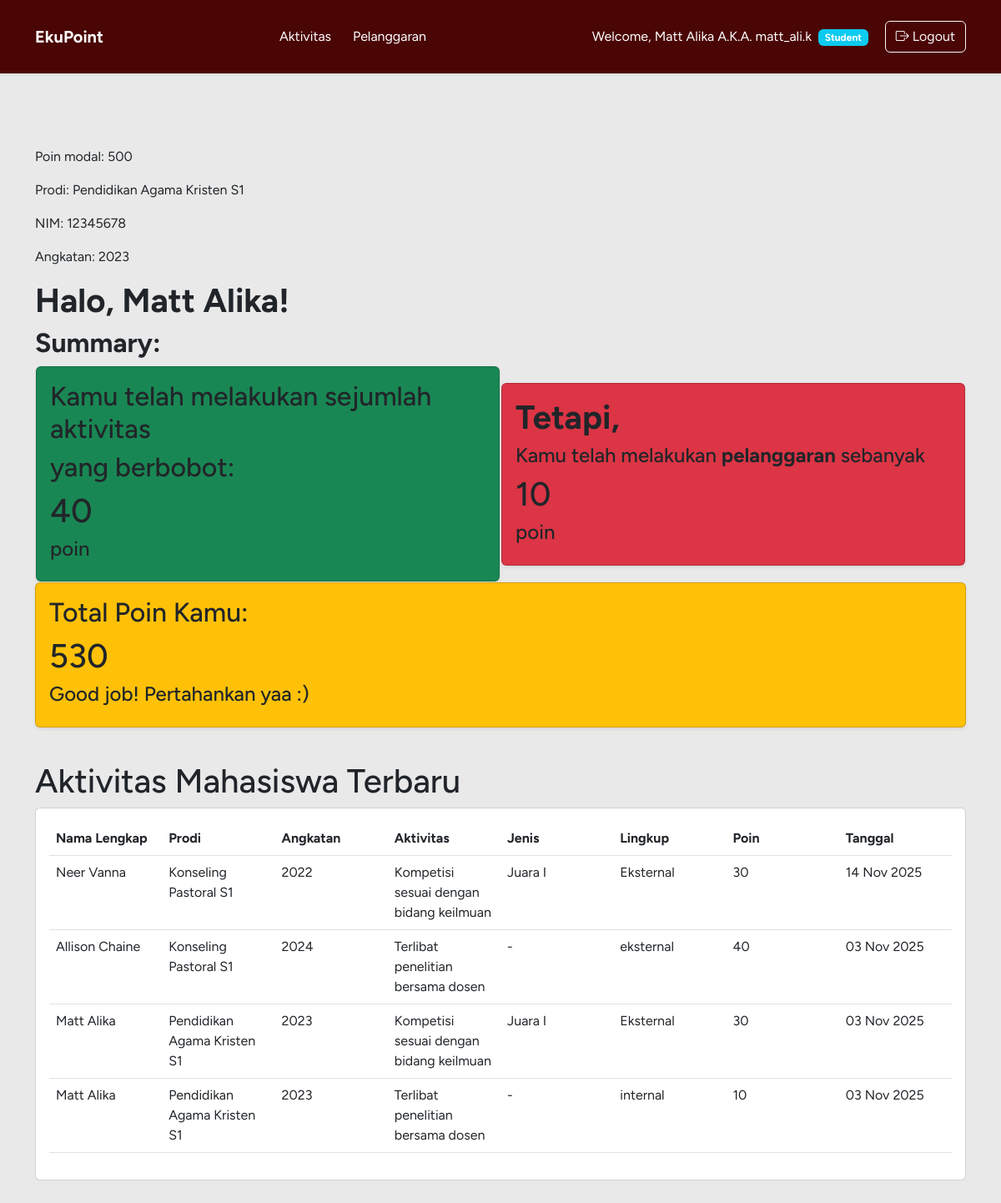
The app's page /dashboard/ (signed in) with its own data.
### contacts/models.py (models this page shows, shortened)
class User(AbstractUser):
    nim = models.CharField(max_length=10, blank=True, null=True)
    prodi = models.ForeignKey(Prodi, on_delete=models.SET_NULL, blank=True, null=True, related_name='users_prodi')
    angkatan = models.ForeignKey(Angkatan, on_delete=models.SET_NULL, blank=True, null=True, related_name='users')
    @property
    def modal_poin_awal(self):
        if self.angkatan:
            return self.angkatan.modal_poin
        return 100

class Prodi(models.Model):
    prodi = models.CharField(max_length=50, blank=True, null=True)
    strata = models.CharField(max_length=2, blank=True, null=True)
    def __str__(self):
        return f"{self.prodi} {self.strata}"

class Angkatan(models.Model):
    angkatan = models.CharField(max_length=4, blank=True, null=True)
    modal_poin = models.IntegerField(default=100)
    def __str__(self):
        return f"{self.angkatan}"

class Aktivitas(models.Model):
    AKT_STATUS_CHOICES = (
        ('pending', 'Pending'),
        ('approved', 'Approved'),
        ('rejected', 'Rejected'),
    )
    user = models.ForeignKey(User, on_delete=models.CASCADE, related_name='aktivitas_records', blank=True, null=True)
    aturan_merit = models.ForeignKey(Merit, on_delete=models.CASCADE, related_name='instances', blank=True, null=True)
    aktivitas = models.ForeignKey(Merit, on_delete=models.CASCADE, related_name='aktivitas_detail', blank=True, null=True)
    jenis = models.ForeignKey(Merit, on_delete=models.CASCADE, related_name='jenis_detail', blank=True, null=True)
    lingkup = models.ForeignKey(Merit, on_delete=models.CASCADE, related_name='lingkup_detail', blank=True, null=True)
    poin = models.ForeignKey(Merit, on_delete=models.CASCADE, related_name='poin_detail', blank=True, null=True)
    kuantitas = models.IntegerField(default=1)
    keterangan = models.TextField(blank=True, null=True)
    file = models.URLField(blank=True, null=True)
    status = models.CharField(max_length=25, choices=AKT_STATUS_CHOICES, default='pending')
    created_at = models.DateTimeField(auto_now_add=True, blank=True, null=True)
    @property
    def poin(self):
        if self.aturan_merit:
            return self.aturan_merit.poin * self.kuantitas
        return 0

class Merit(models.Model):
    AKT_LINGKUP_CHOICES = (
        ('internal', 'Internal'),
        ('eksternal', 'Eksternal'),
    )
    bidang = models.TextField()
    aktivitas = models.TextField()
    jenis = models.TextField()
    lingkup = models.TextField(max_length=25, choices=AKT_LINGKUP_CHOICES, default='internal')
    poin = models.IntegerField()

### contacts/views.py (the view)
# urls.py: path('dashboard/', views.dashboard, name='dashboard'),
@login_required
def dashboard(request):
    user=request.user
    status = Aktivitas.status
    angkatan_mhs = user.angkatan
    kuantitas_akt = Aktivitas.kuantitas
    kuantitas_pel = Pelanggaran.kuantitas
    is_student = request.user.groups.filter(name="Student").exists()
    if user.is_superuser or user.is_staff:
        aktivitas_records = Aktivitas.objects.all().order_by('-created_at')
    elif is_student:
        aktivitas_records = Aktivitas.objects.filter(
            Q(status="approved")
        ).order_by('-created_at')
    else:
        aktivitas_records = Aktivitas.objects.filter(status="approved").order_by('-created_at')
    modal_poin = user.modal_poin_awal
    total_aktivitas_mhs = Aktivitas.objects.filter(user=user, status="approved").count()
    total_aktivitas = Aktivitas.objects.count()
    total_poin = Aktivitas.objects.aggregate(total=Sum('aturan_merit__poin'))['total'] or 0
    total_pelanggaran_mhs = Pelanggaran.objects.filter(user=user).count()
    total_pelanggaran = Pelanggaran.objects.count()
    total_demerit = Pelanggaran.objects.aggregate(total=Sum('aturan_demerit__poin'))['total'] or 0
    net_poin = total_poin - total_demerit
    total_pelanggaran_mhs_real = Pelanggaran.objects.filter(user=user).aggregate(total=Sum(F('aturan_demerit__poin') * F('kuantitas')))['total'] or 0
    total_pelanggaran_real = Pelanggaran.objects.aggregate(total=Sum(F('aturan_demerit__poin') * F('kuantitas')))['total'] or 0
    total_aktivitas_mhs_real = Aktivitas.objects.filter(user=user, status="approved").aggregate(total=Sum(F('aturan_merit__poin') * F('kuantitas')))['total'] or 0
    total_aktivitas_real = Aktivitas.objects.filter(status="approved").aggregate(total=Sum(F('aturan_merit__poin') * F('kuantitas')))['total'] or 0
    total_poin2 = total_aktivitas_mhs_real - total_pelanggaran_mhs_real + modal_poin # 100 sebagai modal poin awal
    total_poin_admin = total_aktivitas_real - total_pelanggaran_real + modal_poin # 100 sebagai modal poin awal
    pending_count = Aktivitas.objects.filter(status='pending').count()
    rejected_count = Aktivitas.objects.filter(user=user, status='rejected').count()
    context = {
        'aktivitas_records': aktivitas_records,
        'total_aktivitas': total_aktivitas,
        'total_poin': total_poin,
        'total_pelanggaran': total_pelanggaran,
        'total_demerit': total_demerit,
        'net_poin': net_poin,
        'total_poin2': total_poin2,
        'total_aktivitas_mhs': total_aktivitas_mhs,
        'total_pelanggaran_mhs': total_pelanggaran_mhs,
        'total_poin_admin': total_poin_admin,
        'pending_count': pending_count,
        'status': status,
        'rejected_count': rejected_count,
        'total_pelanggaran_mhs_real': total_pelanggaran_mhs_real,
        'total_pelanggaran_real': total_pelanggaran_real,
        'total_aktivitas_mhs_real': total_aktivitas_mhs_real,
        'total_aktivitas_real': total_aktivitas_real,
        'modal_poin': modal_poin
        }
    return render(request, 'dashboard.html', context)

### contacts/context_processors.py (called while the page is built)
def user_groups(request):
    if request.user.is_authenticated:
        return {
            'is_student': request.user.groups.filter(name='Student').exists(),
            'is_admin': request.user.is_superuser,
            'is_staff': request.user.is_staff,
            'user_groups': list(request.user.groups.values_list('name', flat=True))
        }
    return {}

### contacts/templates/dashboard.html (shortened to what this page needs)
{% extends "header.html" %}
{% block content %}
{% load static %}
<!DOCTYPE html>
<html lang="en">
<head>
    <link href="https://cdn.jsdelivr.net/npm/bootstrap@5.3.0/dist/css/bootstrap.min.css" rel="stylesheet">
    <link rel="stylesheet" href="https://cdn.jsdelivr.net/npm/bootstrap-icons@1.10.0/font/bootstrap-icons.css">
</head>
<body class="custom-background-color">
{% if is_admin or is_staff %}
    {% if pending_count > 0 %}
        <div role="alert" class="alert alert-warning">
            <a href="{% url 'aktivitas_list' %}" class="card-body">
                <h5 class="card-title link-hover" >Ada {{ pending_count }} aktivitas yang belum di approve, tolong di cek</h5>
            </a>
        </div>
    {% else %}
        <p></p>
    {% endif %}
<p>&nbsp</p>
<h1><strong>Halo, {{ user.get_full_name }}!</strong></h1>
<h2>Summary:</h2>
<table>
<tr>
<td>
<div class="card bg-success w-96 bg-base-100 card-xs shadow-sm ">
 <div class="card-body">
    <h1 class="card-title">Total Aktivitas Mahasiswa</h1>
    <h1>{{ total_aktivitas_real }}</h1>
    </div>
</div>
</td>
<td>
<div class="card bg-danger w-96 bg-base-100 card-xs shadow-sm">
 <div class="card-body">
    <h1 class="card-title">Total Pelanggaran Mahasiswa<h1>
    <h1>{{ total_pelanggaran_real }}</h1>
    </div>
</div>
</td>
{% comment %} <div class="card bg-warning w-96 bg-base-100 card-xs shadow-sm">
 <div class="card-body">
    <h2 class="card-title">Total Poin Kamu: </h2>
    <h1>{{ total_poin_admin }}</h1>
</div>
</div> {% endcomment %}
<p>&nbsp</p>
{% else %}
<p>&nbsp</p>
<p>Poin modal: {{ modal_poin }}
<p>Prodi: {{ user.prodi }} </p>
<p>NIM: {{ user.nim }} </p>
<p>Angkatan: {{ user.angkatan }}</p>
<h1><strong>Halo, {{ user.get_full_name }}!</strong></h1>
<h2><strong>Summary:</strong></h2>
<table>
<tr>
<td>
<div class="card bg-success w-96 bg-base-100 card-xs shadow-sm ">
 <div class="card-body">
    <h2 class="card-title">Kamu telah melakukan sejumlah aktivitas</h2>
    <h2 class="card-title">yang berbobot:</h2>
    <h1>{{ total_aktivitas_mhs_real }}</h1>
    <h4>poin</h4>
    </div>
</div>
</td>
<td>
<div class="card bg-danger w-96 bg-base-100 card-xs shadow-sm">
 <div class="card-body">
    <h1 class="card-title"><strong>Tetapi, </strong><h1>
    <h4>Kamu telah melakukan <strong>pelanggaran</strong> sebanyak</h4>
    <h1>{{ total_pelanggaran_mhs_real }}</h1>
    <h4>poin</h4>
    </div>
</div>
</td>
</tr>
</table>
<div class="card bg-warning w-96 bg-base-100 card-xs shadow-sm">
 <div class="card-body">
    <h2 class="card-title">Total Poin Kamu: </h2>
    <h1>{{ total_poin2 }}</h1>
    {% if total_poin2  >= 100 %}
    <h4>Good job! Pertahankan yaa :)</h4>
    {% elif total_poin2  == 100 %}
    <h4>Hati-hati yaa, poin kamu pas-pasan nih!</h4>
    {% elif total_poin2 <= 100 and total_poin2 > 1 %}
    <h4>Waduh, poin kamu kurang dari 100 nih! Ayo rajin beraktivitas dan hindari pelanggaran :)</h4>
    {% elif total_poin2 == 0 %}
    <h4>Waduh, poin kamu 0 nih! Ayo rajin beraktivitas dan hindari pelanggaran :)</h4>
    {% else %}
    <h4>Waduh, poin kamu minus nih! Ayo rajin beraktivitas dan hindari pelanggaran :)</h4>
    {% endif %}
</div>
</div>
<p>&nbsp</p>
<h1>Aktivitas Mahasiswa Terbaru</h1>
<div class="card">
    <div class="card-body overflow-x-auto">
        <table class="table table-xs table-hover">
            <thead>
                <tr>
                    <th>Nama Lengkap</th>
                    <th>Prodi</th>
                    <th>Angkatan</th>
                    <th>Aktivitas</th>
                    <th>Jenis</th>
                    <th>Lingkup</th>
                    <th>Poin</th>
                    <th>Tanggal</th>
                </tr>
            </thead>
            <tbody>
            {% for akt in aktivitas_records|slice:"5" %}
                <tr class="hover:bg-base-300">
                    <td>{{ akt.user.get_full_name }}</td>
                    <td>{{ akt.user.prodi }}</td>
                    <td>{{ akt.user.angkatan }}</td>
                    <td>{{ akt.aturan_merit.aktivitas }}</td>
                    <td>{{ akt.aturan_merit.jenis }}</td>
                    <td>{{ akt.aturan_merit.lingkup }}</td>
                    <td>{{ akt.poin }}</td>
                    <td>{{ akt.created_at|date:"d M Y" }}</td>
                </tr>
                {% empty %}
                <tr class="hover:bg-base-300"><td colspan="8" class="text-center">Belum ada data.</td></tr>
            {% endfor %}
            </tbody>
        </table>
    </div>
</div>
{% endif %}
<p>&nbsp</p>
</body>
</html>
{% endblock %}

### contacts/templates/header.html (shortened to what this page needs)
{% load static %}
<!DOCTYPE html>
<html lang="en">
<head>
    <link href="https://cdn.jsdelivr.net/npm/bootstrap@5.3.0/dist/css/bootstrap.min.css" rel="stylesheet">
    <link rel="stylesheet" href="https://cdn.jsdelivr.net/npm/bootstrap-icons@1.10.0/font/bootstrap-icons.css">
</head>
<body style="font-family: Figtree, sans-serif;">
    <nav class="navbar navbar-expand-lg navbar-dark custom-color sticky-header shadow-sm p-3 mb-5">
        <div class="container">
        <div class="navbar-center">
            <a class="navbar-brand" href="{% url 'dashboard' %}"><strong>EkuPoint</strong></a>
        </div>
        <div class="navbar navbar-expand-lg">
            <a class="btn btn-ghost" style="color: #FFFFFF" href="{% url 'aktivitas_list' %}">Aktivitas</a>
            <a class="btn btn-ghost" style="color: #FFFFFF" href="{% url 'pelanggaran_list' %}">Pelanggaran</a>
                <p>&nbsp</p>
            </div>
            <div class="navbar bg-base-100">
                    <span class="navbar-text me-3" style="color: #FFFFFF">Welcome, {{ user.get_full_name }} A.K.A. {{ user.username }}
                {% if is_admin or is_staff %}
                    <span class="badge bg-danger ms-1">Admin</span>
                {% else %}
                    <span class="badge bg-info ms-1">Student</span>
                {% endif %}
                </span>
            <p>&nbsp</p>
            <a class="btn btn-outline-light btn-xs" href="{% url 'logout' %}"><i class="bi bi-box-arrow-right"></i> Logout</a>
            </div>
            </div>
    </nav>
    <main class="container mt-4">
        {% block content %}{% endblock %}
    </main>
</body>
</html>

### contacts/templates/header.html (style rules this page uses)
.custom-color { background-color: #4a0505ff; }
.sticky-header { position: sticky; top: 0; }

### contacts/templates/dashboard.html (style rules this page uses)
.custom-background-color { background-color: #e9e9e9ff; }
table { table-layout: fixed; width: 100%; height: 100%; border-collapse: collapse; }

### records on screen
User: get_full_name "Matt Alika", username "matt_ali.k", prodi "Pendidikan Agama Kristen S1", nim "12345678", angkatan "2023"
Aktivitas: user.get_full_name "Neer Vanna", user.prodi "Konseling Pastoral S1", user.angkatan "2022", aturan_merit.aktivitas "Kompetisi sesuai dengan bidang keilmuan", aturan_merit.jenis "Juara I", aturan_merit.lingkup "Eksternal", poin "30", created_at "14 Nov 2025"
Aktivitas: user.get_full_name "Allison Chaine", user.prodi "Konseling Pastoral S1", user.angkatan "2024", aturan_merit.aktivitas "Terlibat penelitian bersama dosen", aturan_merit.jenis "-", aturan_merit.lingkup "eksternal", poin "40", created_at "03 Nov 2025"
Aktivitas: user.get_full_name "Matt Alika", user.prodi "Pendidikan Agama Kristen S1", user.angkatan "2023", aturan_merit.aktivitas "Kompetisi sesuai dengan bidang keilmuan", aturan_merit.jenis "Juara I", aturan_merit.lingkup "Eksternal", poin "30", created_at "03 Nov 2025"
Aktivitas: user.get_full_name "Matt Alika", user.prodi "Pendidikan Agama Kristen S1", user.angkatan "2023", aturan_merit.aktivitas "Terlibat penelitian bersama dosen", aturan_merit.jenis "-", aturan_merit.lingkup "internal", poin "10", created_at "03 Nov 2025"

### other values on screen
{{ modal_poin }} "500"
{{ total_aktivitas_mhs_real }} "40"
{{ total_pelanggaran_mhs_real }} "10"
{{ total_poin2 }} "530"
